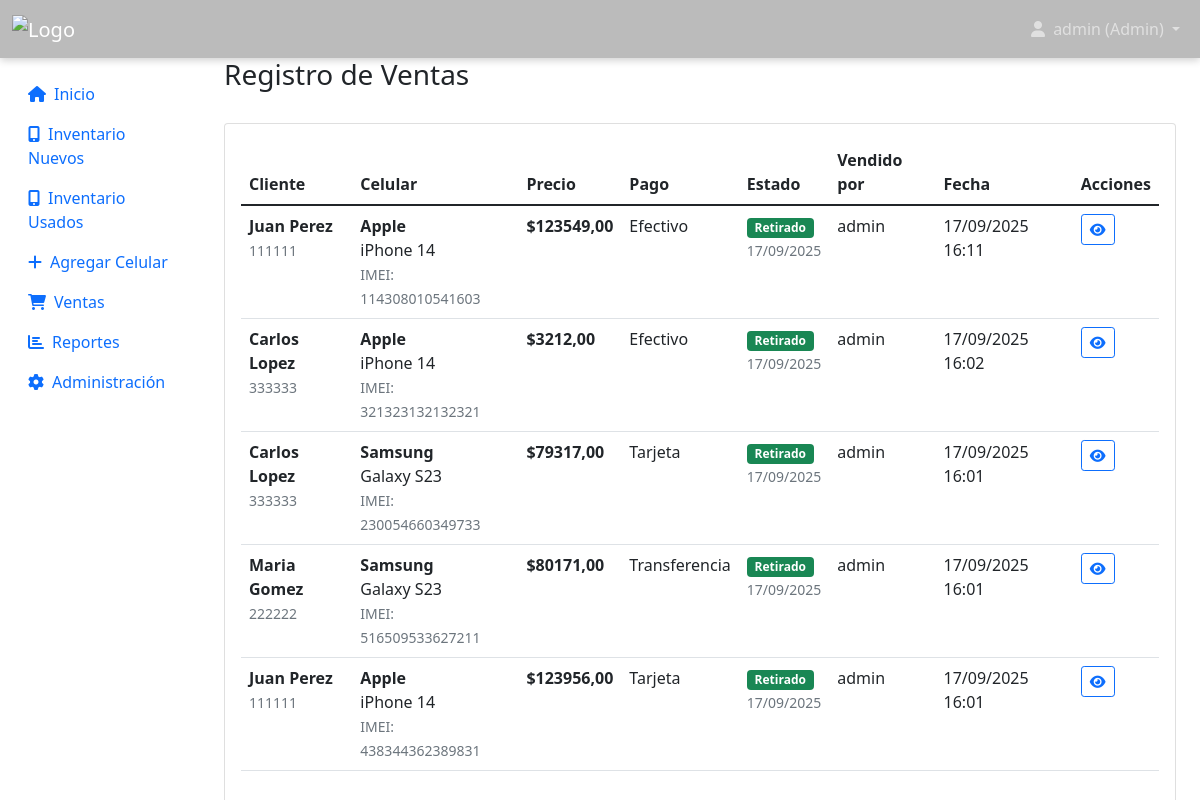
Before: /sales/ (signed in) with the older database file.
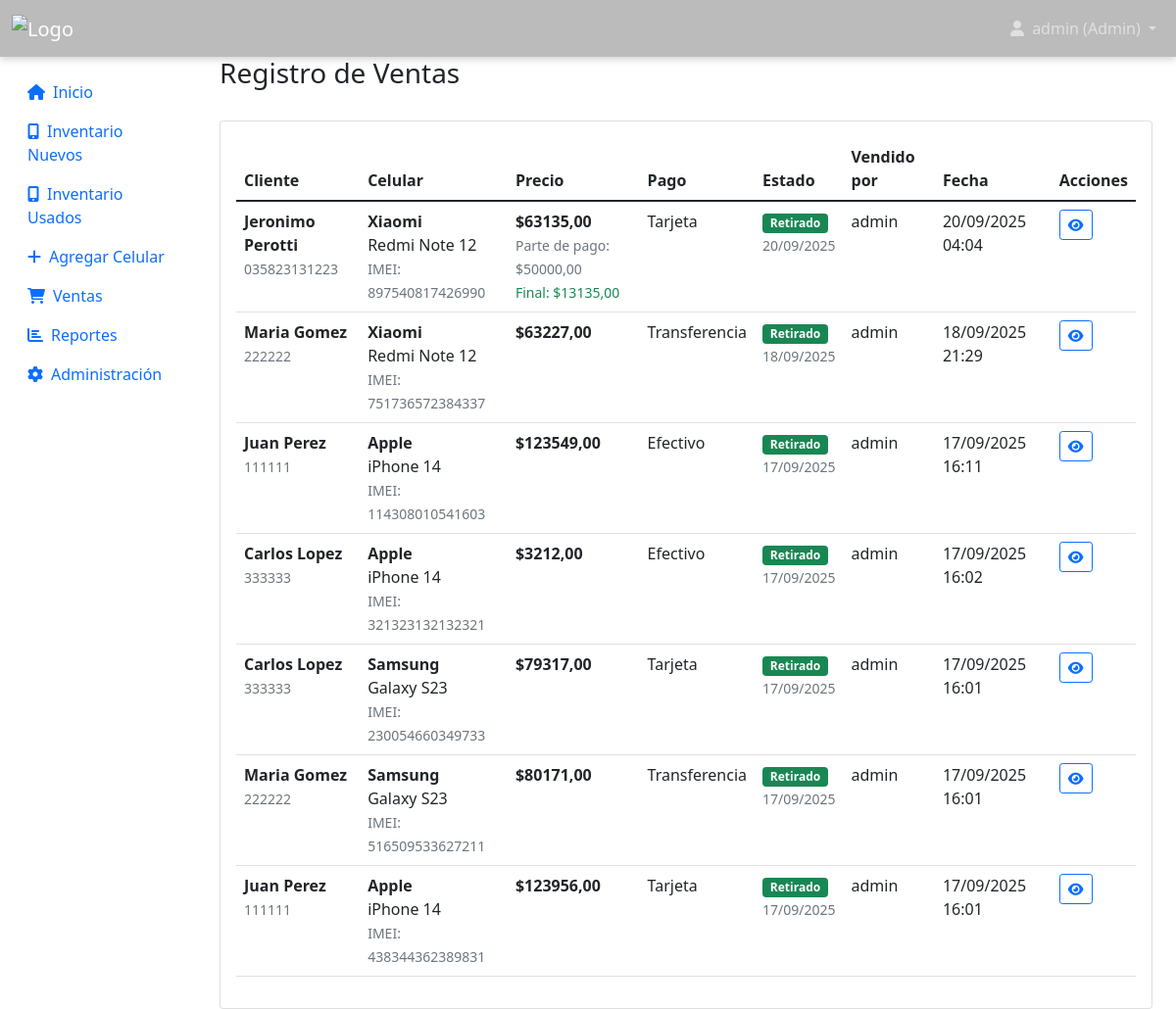
After: the same page with the newer database file.
### inventory/models.py (models this page shows, shortened)
class Sale(models.Model):
    PAYMENT_METHODS = [
        ('cash', 'Efectivo'),
        ('card', 'Tarjeta'),
        ('transfer', 'Transferencia'),
        ('financing', 'Financiación'),
        ('mixed', 'Mixto'),
    ]
    id = models.UUIDField(
        primary_key=True,
        default=uuid.uuid4,
        editable=False
    )
    phone = models.OneToOneField(
        Phone,
        on_delete=models.CASCADE,
        verbose_name='Celular'
    )
    customer = models.ForeignKey(
        Customer,
        on_delete=models.CASCADE,
        verbose_name='Cliente'
    )
    sale_price = models.DecimalField(
        max_digits=10,
        decimal_places=2,
        verbose_name='Precio de venta'
    )
    payment_method = models.CharField(
        max_length=20,
        choices=PAYMENT_METHODS,
        verbose_name='Forma de pago'
    )
    is_picked_up = models.BooleanField(
        default=False,
        verbose_name='Retirado'
    )
    pickup_date = models.DateTimeField(
        null=True,
        blank=True,
        verbose_name='Fecha de retiro'
    )
    has_trade_in = models.BooleanField(
        default=False,
        verbose_name='Tiene parte de pago'
    )
    trade_in_phone = models.ForeignKey(
        Phone,
        on_delete=models.SET_NULL,
        null=True,
        blank=True,
        related_name='trade_in_sales',
        verbose_name='Celular en parte de pago'
    )
    trade_in_value = models.DecimalField(
        max_digits=10,
        decimal_places=2,
        null=True,
        blank=True,
        verbose_name='Valor parte de pago'
    )
    sold_by = models.ForeignKey(
        CustomUser,
        on_delete=models.SET_NULL,
        null=True,
        verbose_name='Vendido por'
    )
    sale_date = models.DateTimeField(
        auto_now_add=True,
        verbose_name='Fecha de venta'
    )
    notes = models.TextField(
        blank=True,
        verbose_name='Notas'
    )
    class Meta:
        verbose_name = 'Venta'
        verbose_name_plural = 'Ventas'
        ordering = ['-sale_date']
    def get_final_price(self):
        if self.has_trade_in and self.trade_in_value:
            return self.sale_price - self.trade_in_value
        return self.sale_price

class Customer(models.Model):
    name = models.CharField(
        max_length=100,
        verbose_name='Nombre completo'
    )
    email = models.EmailField(
        blank=True,
        verbose_name='Email'
    )
    phone = models.CharField(
        max_length=20,
        blank=True,
        verbose_name='Teléfono'
    )
    address = models.TextField(
        blank=True,
        verbose_name='Dirección'
    )
    dni = models.CharField(
        max_length=20,
        blank=True,
        verbose_name='DNI/Documento'
    )
    created_at = models.DateTimeField(
        auto_now_add=True,
        verbose_name='Fecha de registro'
    )
    class Meta:
        verbose_name = 'Cliente'
        verbose_name_plural = 'Clientes'
        ordering = ['name']

class Phone(models.Model):
    internal_code = models.CharField(
        max_length=30,
        unique=True,
        blank=True,
        null=True,
        verbose_name='Código interno'
    )
    battery_percentage = models.PositiveIntegerField(
        default=100,
        verbose_name='Porcentaje de batería'
    )
    ACQUISITION_CHOICES = [
        ('mayorista', 'Compra mayorista'),
        ('parte_pago', 'Parte de pago'),
        ('', 'No aplica'),
    ]
    acquisition_type = models.CharField(
        max_length=20,
        choices=ACQUISITION_CHOICES,
        blank=True,
        default='',
        verbose_name='Tipo de adquisición'
    )
    acquired_from = models.ForeignKey(
        'Customer',
        on_delete=models.SET_NULL,
        null=True,
        blank=True,
        verbose_name='Cliente que entregó',
        help_text='Solo si fue parte de pago',
        related_name='phones_acquired'
    )
    """
    Modelo principal para los celulares en inventario
    """
    STATUS_CHOICES = [
        ('available', 'Stock'),          # antes Disponible
        ('reserved', 'Reservado'),
        ('sold', 'Vendido'),
        ('service', 'Servicio técnico'), # nuevo (reemplaza damaged como estado operativo)
        ('in_transit', 'En camino'),
        ('warehouse', 'Depósito'),       # nuevo: almacenado fuera de sala de ventas
    ]
    CONDITION_CHOICES = [
        ('new', 'Nuevo'),
        ('used', 'Usado'),
        ('refurbished', 'Reacondicionado'),
        ('trade_in', 'Parte de pago'),
    ]
    imei_validator = RegexValidator(
        regex=r'^\d{15}$',
        message='El IMEI debe tener exactamente 15 dígitos'
    )
    id = models.UUIDField(
        primary_key=True,
        default=uuid.uuid4,
        editable=False
    )
    model = models.ForeignKey(
        PhoneModel,
        on_delete=models.CASCADE,
        verbose_name='Modelo'
    )
    imei = models.CharField(
        max_length=15,
        unique=True,
        validators=[imei_validator],
        verbose_name='IMEI'
    )
    status = models.CharField(
        max_length=20,
        choices=STATUS_CHOICES,
        default='available',
        verbose_name='Estado'
    )
    condition = models.CharField(
        max_length=20,
        choices=CONDITION_CHOICES,
        default='new',
        verbose_name='Condición'
    )
    price = models.DecimalField(
        max_digits=10,
        decimal_places=2,
        verbose_name='Precio'
    )
    storage_capacity = models.CharField(
        max_length=10,
        blank=True,
        verbose_name='Capacidad de almacenamiento'
    )
    color = models.CharField(
        max_length=30,
        blank=True,
        verbose_name='Color'
    )
    notes = models.TextField(
        blank=True,
        verbose_name='Notas'
    )
    added_by = models.ForeignKey(
        CustomUser,
        on_delete=models.SET_NULL,
        null=True,
        related_name='phones_added',
        verbose_name='Agregado por'
    )
    created_at = models.DateTimeField(
        auto_now_add=True,
        verbose_name='Fecha de ingreso'
    )
    updated_at = models.DateTimeField(
        auto_now=True,
        verbose_name='Última modificación'
    )
    class Meta:
        verbose_name = 'Celular'
        verbose_name_plural = 'Celulares'
        ordering = ['-created_at']

class PhoneModel(models.Model):
    brand = models.ForeignKey(
        Brand,
        on_delete=models.CASCADE,
        verbose_name='Marca'
    )
    name = models.CharField(
        max_length=100,
        verbose_name='Nombre del modelo'
    )
    is_active = models.BooleanField(
        default=True,
        verbose_name='Activo'
    )
    created_at = models.DateTimeField(
        auto_now_add=True,
        verbose_name='Fecha de creación'
    )
    class Meta:
        verbose_name = 'Modelo de celular'
        verbose_name_plural = 'Modelos de celulares'
        unique_together = ['brand', 'name']
        ordering = ['brand__name', 'name']

class Brand(models.Model):
    name = models.CharField(
        max_length=50,
        unique=True,
        verbose_name='Nombre'
    )
    is_active = models.BooleanField(
        default=True,
        verbose_name='Activa'
    )
    created_at = models.DateTimeField(
        auto_now_add=True,
        verbose_name='Fecha de creación'
    )
    class Meta:
        verbose_name = 'Marca'
        verbose_name_plural = 'Marcas'
        ordering = ['name']

class CustomUser(AbstractUser):
    ROLE_CHOICES = [
        ('admin', 'Administrador'),
        ('employee', 'Empleado'),
    ]
    role = models.CharField(
        max_length=10,
        choices=ROLE_CHOICES,
        default='employee',
        verbose_name='Rol'
    )
    phone = models.CharField(
        max_length=20,
        blank=True,
        verbose_name='Teléfono'
    )
    created_at = models.DateTimeField(
        auto_now_add=True,
        verbose_name='Fecha de creación'
    )
    is_active_employee = models.BooleanField(
        default=True,
        verbose_name='Empleado activo'
    )
    class Meta:
        verbose_name = 'Usuario'
        verbose_name_plural = 'Usuarios'

### inventory/views.py (the view)
# urls.py: path('sales/', views.sales_list, name='sales_list'),
@login_required
def sales_list(request):
    sales = Sale.objects.select_related(
        'phone__model__brand', 'customer', 'sold_by'
    ).order_by('-sale_date')
    paginator = Paginator(sales, 20)
    page_number = request.GET.get('page')
    page_obj = paginator.get_page(page_number)
    return render(request, 'inventory/sales_list.html', {'page_obj': page_obj})

### inventory/context_processors.py (called while the page is built)
def user_info(request):
    context = {}
    if request.user.is_authenticated:
        context['user_role'] = 'admin' if request.user.is_staff else 'empleado'
        context['user_full_name'] = request.user.get_full_name() or request.user.username
    return context

### templates/inventory/sales_list.html (shortened to what this page needs)
{% extends 'base.html' %}
{% block content %}
<div class="d-flex justify-content-between align-items-center mb-4">
    <h1 class="h3">Registro de Ventas</h1>
</div>
<div class="card">
    <div class="card-body">
        {% if page_obj %}
            <div class="table-responsive">
                <table class="table table-hover">
                    <thead>
                        <tr>
                            <th>Cliente</th>
                            <th>Celular</th>
                            <th>Precio</th>
                            <th>Pago</th>
                            <th>Estado</th>
                            <th>Vendido por</th>
                            <th>Fecha</th>
                            <th>Acciones</th>
                        </tr>
                    </thead>
                    <tbody>
                        {% for sale in page_obj %}
                            <tr>
                                <td>
                                    <strong>{{ sale.customer.name }}</strong>
                                    {% if sale.customer.phone %}
                                        <br><small class="text-muted">{{ sale.customer.phone }}</small>
                                    {% endif %}
                                </td>
                                <td>
                                    <strong>{{ sale.phone.model.brand.name }}</strong><br>
                                    {{ sale.phone.model.name }}
                                    <br><small class="text-muted">IMEI: {{ sale.phone.imei }}</small>
                                </td>
                                <td>
                                    <strong>${{ sale.sale_price }}</strong>
                                    {% if sale.has_trade_in %}
                                        <br><small class="text-muted">Parte de pago: ${{ sale.trade_in_value }}</small>
                                        <br><small class="text-success">Final: ${{ sale.get_final_price }}</small>
                                    {% endif %}
                                </td>
                                <td>{{ sale.get_payment_method_display }}</td>
                                <td>
                                    {% if sale.is_picked_up %}
                                        <span class="badge bg-success">Retirado</span>
                                        {% if sale.pickup_date %}
                                            <br><small class="text-muted">{{ sale.pickup_date|date:"d/m/Y" }}</small>
                                        {% endif %}
                                    {% else %}
                                        <span class="badge bg-warning">Pendiente</span>
                                    {% endif %}
                                </td>
                                <td>{{ sale.sold_by.get_full_name|default:sale.sold_by.username }}</td>
                                <td>{{ sale.sale_date|date:"d/m/Y H:i" }}</td>
                                <td>
                                    <div class="btn-group btn-group-sm">
                                        <a href="{% url 'sale_detail' sale.id %}" class="btn btn-outline-primary" title="Ver detalle">
                                            <i class="fas fa-eye"></i>
                                        </a>
                                    </div>
                                </td>
                            </tr>
                        {% endfor %}
                    </tbody>
                </table>
            </div>
        {% else %}
            <div class="text-center py-5">
                <i class="fas fa-shopping-cart fa-3x text-muted mb-3"></i>
                <h5>No hay ventas registradas</h5>
                <p class="text-muted">Las ventas aparecerán aquí una vez que se registren.</p>
            </div>
        {% endif %}
    </div>
</div>
{% endblock %}

Changed rows visible on the page:
added Sale: customer.name "Jeronimo Perotti", customer.phone "035823131223", phone.model.brand.name "Xiaomi", phone.model.name "Redmi Note 12", phone.imei "897540817426990", sale_price "63135,00", trade_in_value "50000,00", get_final_price "13135,00", payment_method "Tarjeta", pickup_date "20/09/2025", sold_by.get_full_name "admin", sale_date "20/09/2025 04:04"
added Sale: customer.name "Maria Gomez", customer.phone "222222", phone.model.brand.name "Xiaomi", phone.model.name "Redmi Note 12", phone.imei "751736572384337", sale_price "63227,00", payment_method "Transferencia", pickup_date "18/09/2025", sold_by.get_full_name "admin", sale_date "18/09/2025 21:29"
